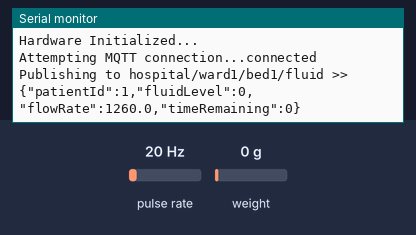
The sketch below on a simulated ESP32. Shown: the last lines printed to the serial monitor. Wiring (inferred from the names in the program): pulse sensor: data GPIO 2. Inputs (shaded band) come from the test bench; at power-on: pulse rate 20 Hz, weight on the scale 0 g. WiFi joins after 1.5 s; servers stay silent unless stated; no MQTT or app messages arrive unless stated.

Above: at 3.7 s.
3.8 s: pulse rate (sensor on GPIO 2) set to 4 Hz
At 5.2 s:
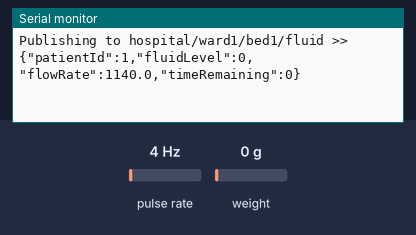
5.3 s: weight on the scale set to 100 g
6.8 s: pulse rate (sensor on GPIO 2) set to 50 Hz
At 8.0 s:
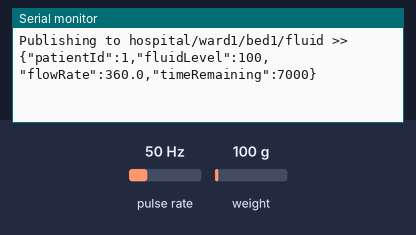
8.3 s: weight on the scale set to 1250 g
At 9.8 s:
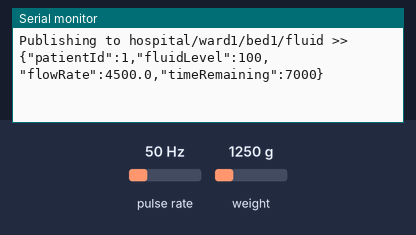
Timing chart, 0 to 10.8 s (numbered marks = the images above; inputs shaded):
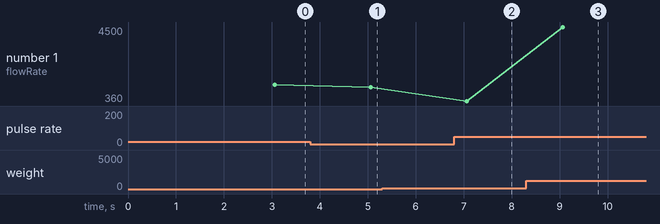

Measured:
- after the input at 3.8 s, the serial monitor: prints a new line after 1.3 s (image 1)
- after the input at 8.3 s, the serial monitor: prints a new line after 0.77 s (image 3)
- plotted number 1: 1260 → 1140 after the input at 3.8 s

The sketch:

esp32_sensor_node.ino
```cpp
#include <WiFi.h>
#include <PubSubClient.h>
#include "HX711.h"

// --- Wi-Fi & MQTT Settings ---
const char* ssid = "YOUR_WIFI_SSID";
const char* password = "YOUR_WIFI_PASSWORD";
const char* mqtt_server = "192.168.1.100"; // IP address of your Raspberry Pi / PC running Mosquitto
const int mqtt_port = 1883;

// --- Sensor Settings ---
// HX711 circuit wiring for Weight Sensor (Load Cell)
const int LOADCELL_DOUT_PIN = 16;
const int LOADCELL_SCK_PIN = 4;
HX711 scale;

// YF-S201 Flow Sensor
const int FLOW_SENSOR_PIN = 2;
volatile int pulseCount = 0;
float flowRate = 0.0;
unsigned long oldTime = 0;

// Variables
int patientId = 1;
float currentFluidVolume_mL = 500.0; // Assuming a 500mL standard IV bag
float maxFluidVolume_mL = 500.0;

WiFiClient espClient;
PubSubClient client(espClient);

// Flow sensor interrupt routine
void IRAM_ATTR pulseCounter() {
  pulseCount++;
}

void setup_wifi() {
  delay(10);
  Serial.println();
  Serial.print("Connecting to ");
  Serial.println(ssid);

  WiFi.begin(ssid, password);

  while (WiFi.status() != WL_CONNECTED) {
    delay(500);
    Serial.print(".");
  }

  Serial.println("");
  Serial.println("WiFi connected");
  Serial.println("IP address: ");
  Serial.println(WiFi.localIP());
}

void reconnect() {
  while (!client.connected()) {
    Serial.print("Attempting MQTT connection...");
    String clientId = "ESP32Client-Patient" + String(patientId);

    if (client.connect(clientId.c_str())) {
      Serial.println("connected");
    } else {
      Serial.print("failed, rc=");
      Serial.print(client.state());
      Serial.println(" try again in 5 seconds");
      delay(5000);
    }
  }
}

void setup() {
  Serial.begin(115200);

  // Setup Wi-Fi & MQTT
  setup_wifi();
  client.setServer(mqtt_server, mqtt_port);

  // Setup Flow Sensor
  pinMode(FLOW_SENSOR_PIN, INPUT_PULLUP);
  attachInterrupt(digitalPinToInterrupt(FLOW_SENSOR_PIN), pulseCounter, FALLING);

  // Setup Load Cell
  Serial.println("Initializing the scale");
  scale.begin(LOADCELL_DOUT_PIN, LOADCELL_SCK_PIN);

  // NOTE: You MUST calibrate this scale variable factor for your specific load cell!
  // scale.set_scale(2280.f);
  scale.tare(); // Reset the scale to 0
  Serial.println("Hardware Initialized...");
}

void loop() {
  if (!client.connected()) {
    reconnect();
  }
  client.loop();

  unsigned long currentTime = millis();

  // Update data every 2 seconds
  if ((currentTime - oldTime) > 2000) {
    detachInterrupt(digitalPinToInterrupt(FLOW_SENSOR_PIN));

    // 1. Calculate Flow Rate
    // The YF-S201 sensor gives roughly 7.5 pulses per second per Litre/min
    // flowRate = (pulseCount / 7.5); // L/min
    // However for IV drips we usually want mL/hr.
    // This requires calibration depending on if using drip counter vs hall effect.
    float dripRate_mL_hr = pulseCount * 60.0; // simple mock calculation based on pulses

    // 2. Read Load Cell for remaining fluid
    // If the load cell isn't connected, this will block or return random data.
    float weight = scale.get_units(5); // Average of 5 readings

    // Prevent negative weights
    if (weight < 0) weight = 0;

    // Convert weight (assuming 1g approx = 1mL for water solutions) to percentage
    int fluidLevelPercent = (int)((weight / maxFluidVolume_mL) * 100);
    if(fluidLevelPercent > 100) fluidLevelPercent = 100;

    // 3. Calculate Time Remaining
    // timeRemaining = remaining volume (mL) / flow rate (mL/min)
    int timeRemaining_mins = 0;
    if (dripRate_mL_hr > 0) {
        timeRemaining_mins = (int)((weight / (dripRate_mL_hr / 60.0)));
    }

    // 4. Create JSON string
    String payload = "{";
    payload += "\"patientId\":" + String(patientId) + ",";
    payload += "\"fluidLevel\":" + String(fluidLevelPercent) + ",";
    payload += "\"flowRate\":" + String(dripRate_mL_hr, 1) + ",";
    payload += "\"timeRemaining\":" + String(timeRemaining_mins);
    payload += "}";

    // 5. Publish to MQTT
    // Topic: hospital/ward1/bed1/fluid
    String topic = "hospital/ward1/bed" + String(patientId) + "/fluid";
    Serial.print("Publishing to ");
    Serial.print(topic);
    Serial.print(" >> ");
    Serial.println(payload);

    client.publish(topic.c_str(), payload.c_str());

    // Reset flow sensor variables for next 2 second window
    pulseCount = 0;
    oldTime = currentTime;
    attachInterrupt(digitalPinToInterrupt(FLOW_SENSOR_PIN), pulseCounter, FALLING);
  }
}
```
